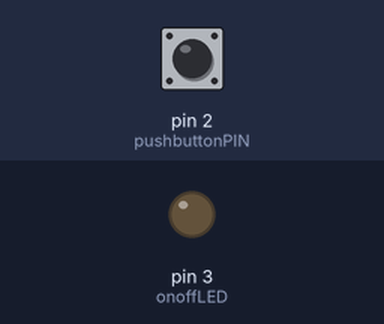
A sketch run on a simulated Arduino Uno, built with avr-gcc and run on an emulated ATmega328P. Shown: output pins drawn as LEDs (lit = HIGH). Inputs (shaded band) come from the test bench; at power-on: pin 2 (pushbuttonPIN) LOW.

Above: at 1.2 s.
1.3 s: pin 2 (pushbuttonPIN) pulled HIGH for 0.15 s
At 2.5 s:
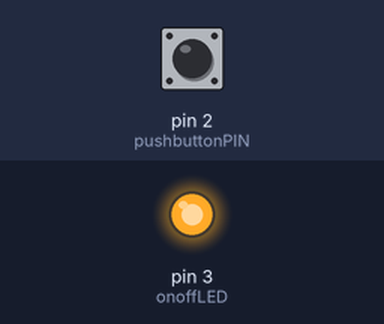
2.9 s: pin 2 (pushbuttonPIN) pulled HIGH for 3.2 s
At 3.9 s:
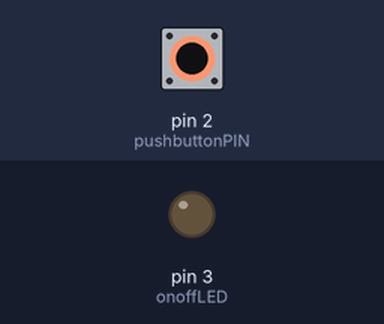
7.6 s: pin 2 (pushbuttonPIN) pulled HIGH for 1 s
At 8.7 s:
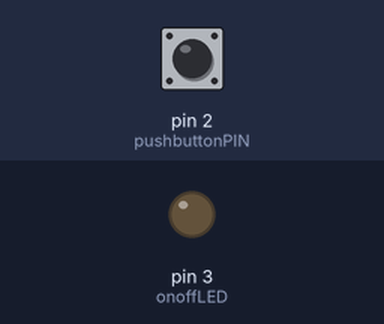
Timing chart, 0 to 10.6 s (numbered marks = the images above; inputs shaded):
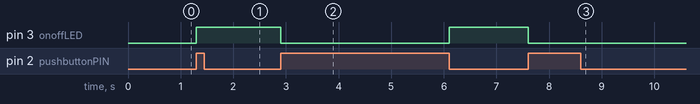

The sketch:

sketch.ino
```cpp
/*
  btnLed sketch
  Push a button to turn on a LED.
  Push the button again to turn the LED off.

  *******
  Do not connect more than 5 volts directly to an Arduino pin!!
  *******
*/

#define pushbuttonPIN 2
#define onoffLED 3

volatile int flag = LOW;
unsigned long timestamp = 0;

void setup()
{
  pinMode(onoffLED, OUTPUT);       // An LED to signal on or off state
  attachInterrupt(0, interrupt, HIGH); // Interrupt when button is pressed
}

void interrupt()
{
  // Only change the flag if more than 1000 ms has passed since previous IRQ
  // to handle debouncing-effect.
  if ( (unsigned long)(millis() - timestamp) > 1000 )
  {
    flag = !flag;
    timestamp = millis();
  }
}

void loop()
{
  digitalWrite(onoffLED, flag);
}
```

Measured:
- after the input at 1.3 s, pin 3 (onoffLED): LOW → HIGH at once
- after the input at 2.9 s, pin 3 (onoffLED): HIGH → LOW at once, → HIGH 3.2 s later
- after the input at 7.6 s, pin 3 (onoffLED): HIGH → LOW at once
